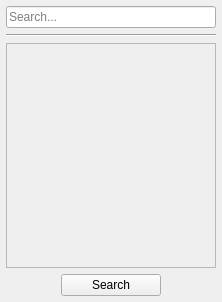
<?xml version="1.0" encoding="UTF-8"?>
<ui version="4.0">
 <class>Systemus::FilterWidget</class>
 <widget class="QWidget" name="Systemus::FilterWidget">
  <property name="geometry">
   <rect>
    <x>0</x>
    <y>0</y>
    <width>222</width>
    <height>302</height>
   </rect>
  </property>
  <property name="windowTitle">
   <string notr="true">Filters</string>
  </property>
  <layout class="QGridLayout" name="gridLayout">
   <property name="leftMargin">
    <number>6</number>
   </property>
   <property name="topMargin">
    <number>6</number>
   </property>
   <property name="rightMargin">
    <number>6</number>
   </property>
   <property name="bottomMargin">
    <number>6</number>
   </property>
   <item row="0" column="0" colspan="3">
    <widget class="QLineEdit" name="searchInput">
     <property name="maxLength">
      <number>30</number>
     </property>
     <property name="placeholderText">
      <string>Search...</string>
     </property>
    </widget>
   </item>
   <item row="1" column="0" colspan="3">
    <widget class="Line" name="line">
     <property name="orientation">
      <enum>Qt::Horizontal</enum>
     </property>
    </widget>
   </item>
   <item row="2" column="0" colspan="3">
    <widget class="QFrame" name="filtersView">
     <property name="frameShape">
      <enum>QFrame::StyledPanel</enum>
     </property>
     <property name="frameShadow">
      <enum>QFrame::Raised</enum>
     </property>
     <layout class="QFormLayout" name="formLayout"/>
    </widget>
   </item>
   <item row="3" column="0">
    <spacer name="horizontalSpacer">
     <property name="orientation">
      <enum>Qt::Horizontal</enum>
     </property>
     <property name="sizeHint" stdset="0">
      <size>
       <width>46</width>
       <height>20</height>
      </size>
     </property>
    </spacer>
   </item>
   <item row="3" column="1">
    <widget class="QPushButton" name="searchButton">
     <property name="minimumSize">
      <size>
       <width>100</width>
       <height>0</height>
      </size>
     </property>
     <property name="text">
      <string>Search</string>
     </property>
    </widget>
   </item>
   <item row="3" column="2">
    <spacer name="horizontalSpacer_2">
     <property name="orientation">
      <enum>Qt::Horizontal</enum>
     </property>
     <property name="sizeHint" stdset="0">
      <size>
       <width>46</width>
       <height>20</height>
      </size>
     </property>
    </spacer>
   </item>
  </layout>
  <action name="actionSearchLogo">
   <property name="icon">
    <iconset resource="../resources/systemus_widgets_res.qrc">
     <normaloff>:/systemus/icons/search_icon.png</normaloff>:/systemus/icons/search_icon.png</iconset>
   </property>
   <property name="text">
    <string>SearchLogo</string>
   </property>
   <property name="menuRole">
    <enum>QAction::NoRole</enum>
   </property>
  </action>
  <action name="actionSearch">
   <property name="icon">
    <iconset resource="../resources/systemus_widgets_res.qrc">
     <normaloff>:/systemus/icons/search_go.png</normaloff>:/systemus/icons/search_go.png</iconset>
   </property>
   <property name="text">
    <string>Search</string>
   </property>
   <property name="menuRole">
    <enum>QAction::NoRole</enum>
   </property>
  </action>
 </widget>
 <resources>
  <include location="../resources/systemus_widgets_res.qrc"/>
 </resources>
 <connections>
  <connection>
   <sender>searchButton</sender>
   <signal>clicked()</signal>
   <receiver>actionSearch</receiver>
   <slot>trigger()</slot>
   <hints>
    <hint type="sourcelabel">
     <x>110</x>
     <y>283</y>
    </hint>
    <hint type="destinationlabel">
     <x>-1</x>
     <y>-1</y>
    </hint>
   </hints>
  </connection>
 </connections>
</ui>
